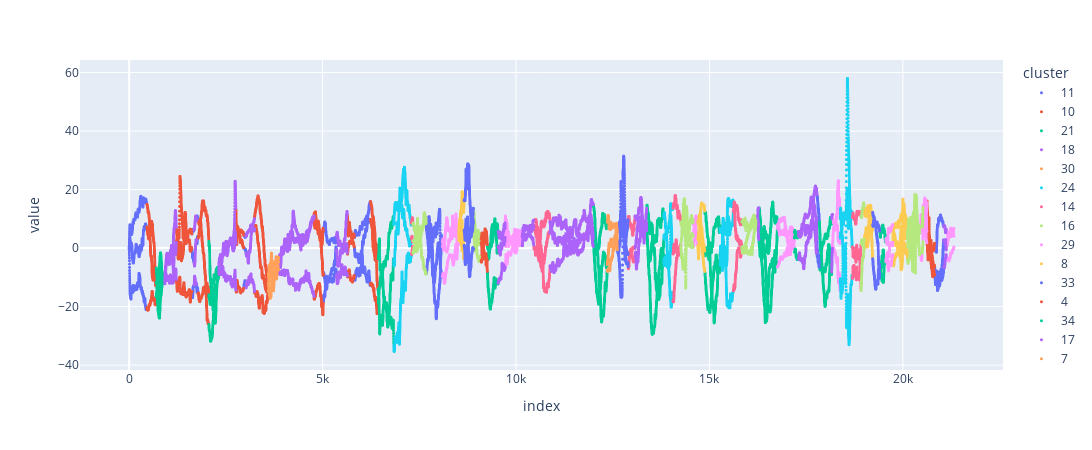

The cell this chart's notebook holds for it:
### Code cell
fig = px.scatter(df_clustered, y=['x', 'y', 'z'], color='cluster', height=450, width=1500)
fig.update_traces(marker=dict(size=3))

### Figure 1 — Plotly figure (JSON) as saved in the notebook; plotly's stock layout.template omitted (floating-point values rounded to 4 significant figures; data arrays with more than 128 entries replaced by an {"elided": "..."} marker saying what was removed)
{"data": [{"hovertemplate": "cluster=11<br>index=%{x}<br>value=%{y}<extra></extra>", "legendgroup": "11", "marker": {"color": "#636efa", "size": 3, "symbol": "circle"}, "mode": "markers", "name": "11", "showlegend": true, "type": "scattergl", "x": {"elided": "6120 int values"}, "xaxis": "x", "y": {"elided": "6120 float values"}, "yaxis": "y"}, {"hovertemplate": "cluster=10<br>index=%{x}<br>value=%{y}<extra></extra>", "legendgroup": "10", "marker": {"color": "#EF553B", "size": 3, "symbol": "circle"}, "mode": "markers", "name": "10", "showlegend": true, "type": "scattergl", "x": {"elided": "6900 int values"}, "xaxis": "x", "y": {"elided": "6900 float values"}, "yaxis": "y"}, {"hovertemplate": "cluster=21<br>index=%{x}<br>value=%{y}<extra></extra>", "legendgroup": "21", "marker": {"color": "#00cc96", "size": 3, "symbol": "circle"}, "mode": "markers", "name": "21", "showlegend": true, "type": "scattergl", "x": {"elided": "9660 int values"}, "xaxis": "x", "y": {"elided": "9660 float values"}, "yaxis": "y"}, {"hovertemplate": "cluster=18<br>index=%{x}<br>value=%{y}<extra></extra>", "legendgroup": "18", "marker": {"color": "#ab63fa", "size": 3, "symbol": "circle"}, "mode": "markers", "name": "18", "showlegend": true, "type": "scattergl", "x": {"elided": "6660 int values"}, "xaxis": "x", "y": {"elided": "6660 float values"}, "yaxis": "y"}, {"hovertemplate": "cluster=30<br>index=%{x}<br>value=%{y}<extra></extra>", "legendgroup": "30", "marker": {"color": "#FFA15A", "size": 3, "symbol": "circle"}, "mode": "markers", "name": "30", "showlegend": true, "type": "scattergl", "x": {"elided": "780 int values"}, "xaxis": "x", "y": {"elided": "780 float values"}, "yaxis": "y"}, {"hovertemplate": "cluster=24<br>index=%{x}<br>value=%{y}<extra></extra>", "legendgroup": "24", "marker": {"color": "#19d3f3", "size": 3, "symbol": "circle"}, "mode": "markers", "name": "24", "showlegend": true, "type": "scattergl", "x": {"elided": "1380 int values"}, "xaxis": "x", "y": {"elided": "1380 float values"}, "yaxis": "y"}, {"hovertemplate": "cluster=14<br>index=%{x}<br>value=%{y}<extra></extra>", "legendgroup": "14", "marker": {"color": "#FF6692", "size": 3, "symbol": "circle"}, "mode": "markers", "name": "14", "showlegend": true, "type": "scattergl", "x": {"elided": "1920 int values"}, "xaxis": "x", "y": {"elided": "1920 float values"}, "yaxis": "y"}, {"hovertemplate": "cluster=16<br>index=%{x}<br>value=%{y}<extra></extra>", "legendgroup": "16", "marker": {"color": "#B6E880", "size": 3, "symbol": "circle"}, "mode": "markers", "name": "16", "showlegend": true, "type": "scattergl", "x": {"elided": "1620 int values"}, "xaxis": "x", "y": {"elided": "1620 float values"}, "yaxis": "y"}, {"hovertemplate": "cluster=29<br>index=%{x}<br>value=%{y}<extra></extra>", "legendgroup": "29", "marker": {"color": "#FF97FF", "size": 3, "symbol": "circle"}, "mode": "markers", "name": "29", "showlegend": true, "type": "scattergl", "x": {"elided": "5937 int values"}, "xaxis": "x", "y": {"elided": "5937 float values"}, "yaxis": "y"}, {"hovertemplate": "cluster=8<br>index=%{x}<br>value=%{y}<extra></extra>", "legendgroup": "8", "marker": {"color": "#FECB52", "size": 3, "symbol": "circle"}, "mode": "markers", "name": "8", "showlegend": true, "type": "scattergl", "x": {"elided": "2760 int values"}, "xaxis": "x", "y": {"elided": "2760 float values"}, "yaxis": "y"}, {"hovertemplate": "cluster=33<br>index=%{x}<br>value=%{y}<extra></extra>", "legendgroup": "33", "marker": {"color": "#636efa", "size": 3, "symbol": "circle"}, "mode": "markers", "name": "33", "showlegend": true, "type": "scattergl", "x": {"elided": "2280 int values"}, "xaxis": "x", "y": {"elided": "2280 float values"}, "yaxis": "y"}, {"hovertemplate": "cluster=4<br>index=%{x}<br>value=%{y}<extra></extra>", "legendgroup": "4", "marker": {"color": "#EF553B", "size": 3, "symbol": "circle"}, "mode": "markers", "name": "4", "showlegend": true, "type": "scattergl", "x": {"elided": "480 int values"}, "xaxis": "x", "y": {"elided": "480 float values"}, "yaxis": "y"}, {"hovertemplate": "cluster=34<br>index=%{x}<br>value=%{y}<extra></extra>", "legendgroup": "34", "marker": {"color": "#00cc96", "size": 3, "symbol": "circle"}, "mode": "markers", "name": "34", "showlegend": true, "type": "scattergl", "x": {"elided": "600 int values"}, "xaxis": "x", "y": {"elided": "600 float values"}, "yaxis": "y"}, {"hovertemplate": "cluster=17<br>index=%{x}<br>value=%{y}<extra></extra>", "legendgroup": "17", "marker": {"color": "#ab63fa", "size": 3, "symbol": "circle"}, "mode": "markers", "name": "17", "showlegend": true, "type": "scattergl", "x": {"elided": "7620 int values"}, "xaxis": "x", "y": {"elided": "7620 float values"}, "yaxis": "y"}, {"hovertemplate": "cluster=7<br>index=%{x}<br>value=%{y}<extra></extra>", "legendgroup": "7", "marker": {"color": "#FFA15A", "size": 3, "symbol": "circle"}, "mode": "markers", "name": "7", "showlegend": true, "type": "scattergl", "x": {"elided": "780 int values"}, "xaxis": "x", "y": {"elided": "780 float values"}, "yaxis": "y"}, {"hovertemplate": "cluster=31<br>index=%{x}<br>value=%{y}<extra></extra>", "legendgroup": "31", "marker": {"color": "#19d3f3", "size": 3, "symbol": "circle"}, "mode": "markers", "name": "31", "showlegend": true, "type": "scattergl", "x": {"elided": "2700 int values"}, "xaxis": "x", "y": {"elided": "2700 float values"}, "yaxis": "y"}, {"hovertemplate": "cluster=2<br>index=%{x}<br>value=%{y}<extra></extra>", "legendgroup": "2", "marker": {"color": "#FF6692", "size": 3, "symbol": "circle"}, "mode": "markers", "name": "2", "showlegend": true, "type": "scattergl", "x": {"elided": "1920 int values"}, "xaxis": "x", "y": {"elided": "1920 float values"}, "yaxis": "y"}, {"hovertemplate": "cluster=0<br>index=%{x}<br>value=%{y}<extra></extra>", "legendgroup": "0", "marker": {"color": "#B6E880", "size": 3, "symbol": "circle"}, "mode": "markers", "name": "0", "showlegend": true, "type": "scattergl", "x": {"elided": "3300 int values"}, "xaxis": "x", "y": {"elided": "3300 float values"}, "yaxis": "y"}, {"hovertemplate": "cluster=32<br>index=%{x}<br>value=%{y}<extra></extra>", "legendgroup": "32", "marker": {"color": "#FF97FF", "size": 3, "symbol": "circle"}, "mode": "markers", "name": "32", "showlegend": true, "type": "scattergl", "x": {"elided": "540 int values"}, "xaxis": "x", "y": {"elided": "540 float values"}, "yaxis": "y"}], "layout": {"height": 450, "legend": {"title": {"text": "cluster"}, "tracegroupgap": 0}, "margin": {"t": 60}, "width": 1500, "xaxis": {"anchor": "y", "domain": [0, 1], "title": {"text": "index"}}, "yaxis": {"anchor": "x", "domain": [0, 1], "title": {"text": "value"}}}}
